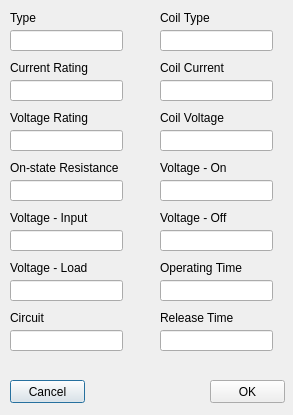
<?xml version="1.0" encoding="UTF-8"?>
<ui version="4.0">
 <class>electromechanical_dlg</class>
 <widget class="QDialog" name="electromechanical_dlg">
  <property name="geometry">
   <rect>
    <x>0</x>
    <y>0</y>
    <width>293</width>
    <height>415</height>
   </rect>
  </property>
  <property name="windowTitle">
   <string>Electromechanical Properties</string>
  </property>
  <widget class="QLineEdit" name="box_voltage_input">
   <property name="geometry">
    <rect>
     <x>10</x>
     <y>230</y>
     <width>113</width>
     <height>21</height>
    </rect>
   </property>
  </widget>
  <widget class="QLabel" name="lbl_coil_current">
   <property name="geometry">
    <rect>
     <x>160</x>
     <y>60</y>
     <width>111</width>
     <height>16</height>
    </rect>
   </property>
   <property name="text">
    <string>Coil Current</string>
   </property>
  </widget>
  <widget class="QLabel" name="lbl_current_rating">
   <property name="geometry">
    <rect>
     <x>10</x>
     <y>60</y>
     <width>111</width>
     <height>16</height>
    </rect>
   </property>
   <property name="text">
    <string>Current Rating</string>
   </property>
  </widget>
  <widget class="QLineEdit" name="box_circuit">
   <property name="geometry">
    <rect>
     <x>10</x>
     <y>330</y>
     <width>113</width>
     <height>21</height>
    </rect>
   </property>
  </widget>
  <widget class="QLabel" name="lbl_load_voltage">
   <property name="geometry">
    <rect>
     <x>10</x>
     <y>260</y>
     <width>111</width>
     <height>16</height>
    </rect>
   </property>
   <property name="text">
    <string>Voltage - Load</string>
   </property>
  </widget>
  <widget class="QLabel" name="lbl_circuit">
   <property name="geometry">
    <rect>
     <x>10</x>
     <y>310</y>
     <width>111</width>
     <height>16</height>
    </rect>
   </property>
   <property name="text">
    <string>Circuit</string>
   </property>
  </widget>
  <widget class="QLineEdit" name="box_load_voltage">
   <property name="geometry">
    <rect>
     <x>10</x>
     <y>280</y>
     <width>113</width>
     <height>21</height>
    </rect>
   </property>
  </widget>
  <widget class="QLabel" name="lbl_coil_voltage">
   <property name="geometry">
    <rect>
     <x>160</x>
     <y>110</y>
     <width>111</width>
     <height>16</height>
    </rect>
   </property>
   <property name="text">
    <string>Coil Voltage</string>
   </property>
  </widget>
  <widget class="QLabel" name="lbl_voltage_on">
   <property name="geometry">
    <rect>
     <x>160</x>
     <y>160</y>
     <width>111</width>
     <height>16</height>
    </rect>
   </property>
   <property name="text">
    <string>Voltage - On</string>
   </property>
  </widget>
  <widget class="QLineEdit" name="box_coil_current">
   <property name="geometry">
    <rect>
     <x>160</x>
     <y>80</y>
     <width>113</width>
     <height>21</height>
    </rect>
   </property>
  </widget>
  <widget class="QLineEdit" name="box_coil_voltage">
   <property name="geometry">
    <rect>
     <x>160</x>
     <y>130</y>
     <width>113</width>
     <height>21</height>
    </rect>
   </property>
  </widget>
  <widget class="QLineEdit" name="box_voltage_rating">
   <property name="geometry">
    <rect>
     <x>10</x>
     <y>130</y>
     <width>113</width>
     <height>21</height>
    </rect>
   </property>
  </widget>
  <widget class="QLineEdit" name="box_on_resistance">
   <property name="geometry">
    <rect>
     <x>10</x>
     <y>180</y>
     <width>113</width>
     <height>21</height>
    </rect>
   </property>
  </widget>
  <widget class="QLabel" name="lbl_type">
   <property name="geometry">
    <rect>
     <x>10</x>
     <y>10</y>
     <width>111</width>
     <height>16</height>
    </rect>
   </property>
   <property name="text">
    <string>Type</string>
   </property>
  </widget>
  <widget class="QLineEdit" name="box_electromechanical_type">
   <property name="geometry">
    <rect>
     <x>10</x>
     <y>30</y>
     <width>113</width>
     <height>21</height>
    </rect>
   </property>
  </widget>
  <widget class="QLabel" name="lbl_input_voltage">
   <property name="geometry">
    <rect>
     <x>10</x>
     <y>210</y>
     <width>111</width>
     <height>16</height>
    </rect>
   </property>
   <property name="text">
    <string>Voltage - Input</string>
   </property>
  </widget>
  <widget class="QLabel" name="lbl_coil_type">
   <property name="geometry">
    <rect>
     <x>160</x>
     <y>10</y>
     <width>111</width>
     <height>16</height>
    </rect>
   </property>
   <property name="text">
    <string>Coil Type</string>
   </property>
  </widget>
  <widget class="QLabel" name="lbl_on_resistance">
   <property name="geometry">
    <rect>
     <x>10</x>
     <y>160</y>
     <width>111</width>
     <height>16</height>
    </rect>
   </property>
   <property name="text">
    <string>On-state Resistance</string>
   </property>
  </widget>
  <widget class="QLineEdit" name="box_current_rating">
   <property name="geometry">
    <rect>
     <x>10</x>
     <y>80</y>
     <width>113</width>
     <height>21</height>
    </rect>
   </property>
  </widget>
  <widget class="QLabel" name="lbl_voltage_rating">
   <property name="geometry">
    <rect>
     <x>10</x>
     <y>110</y>
     <width>111</width>
     <height>16</height>
    </rect>
   </property>
   <property name="text">
    <string>Voltage Rating</string>
   </property>
  </widget>
  <widget class="QLineEdit" name="box_coil_type">
   <property name="geometry">
    <rect>
     <x>160</x>
     <y>30</y>
     <width>113</width>
     <height>21</height>
    </rect>
   </property>
  </widget>
  <widget class="QLineEdit" name="box_voltage_on">
   <property name="geometry">
    <rect>
     <x>160</x>
     <y>180</y>
     <width>113</width>
     <height>21</height>
    </rect>
   </property>
  </widget>
  <widget class="QLabel" name="lbl_voltage_off">
   <property name="geometry">
    <rect>
     <x>160</x>
     <y>210</y>
     <width>111</width>
     <height>16</height>
    </rect>
   </property>
   <property name="text">
    <string>Voltage - Off</string>
   </property>
  </widget>
  <widget class="QLineEdit" name="box_voltage_off">
   <property name="geometry">
    <rect>
     <x>160</x>
     <y>230</y>
     <width>113</width>
     <height>21</height>
    </rect>
   </property>
  </widget>
  <widget class="QLabel" name="lbl_operating_time">
   <property name="geometry">
    <rect>
     <x>160</x>
     <y>260</y>
     <width>111</width>
     <height>16</height>
    </rect>
   </property>
   <property name="text">
    <string>Operating Time</string>
   </property>
  </widget>
  <widget class="QLineEdit" name="box_operating_time">
   <property name="geometry">
    <rect>
     <x>160</x>
     <y>280</y>
     <width>113</width>
     <height>21</height>
    </rect>
   </property>
  </widget>
  <widget class="QLabel" name="lbl_release_time">
   <property name="geometry">
    <rect>
     <x>160</x>
     <y>310</y>
     <width>111</width>
     <height>16</height>
    </rect>
   </property>
   <property name="text">
    <string>Release Time</string>
   </property>
  </widget>
  <widget class="QLineEdit" name="box_release_time">
   <property name="geometry">
    <rect>
     <x>160</x>
     <y>330</y>
     <width>113</width>
     <height>21</height>
    </rect>
   </property>
  </widget>
  <widget class="QPushButton" name="btn_cancel">
   <property name="geometry">
    <rect>
     <x>10</x>
     <y>380</y>
     <width>75</width>
     <height>23</height>
    </rect>
   </property>
   <property name="text">
    <string>Cancel</string>
   </property>
  </widget>
  <widget class="QPushButton" name="btn_OK">
   <property name="geometry">
    <rect>
     <x>210</x>
     <y>380</y>
     <width>75</width>
     <height>23</height>
    </rect>
   </property>
   <property name="text">
    <string>OK</string>
   </property>
  </widget>
 </widget>
 <tabstops>
  <tabstop>box_electromechanical_type</tabstop>
  <tabstop>box_current_rating</tabstop>
  <tabstop>box_voltage_rating</tabstop>
  <tabstop>box_on_resistance</tabstop>
  <tabstop>box_voltage_input</tabstop>
  <tabstop>box_load_voltage</tabstop>
  <tabstop>box_circuit</tabstop>
  <tabstop>box_coil_type</tabstop>
  <tabstop>box_coil_current</tabstop>
  <tabstop>box_coil_voltage</tabstop>
  <tabstop>box_voltage_on</tabstop>
  <tabstop>box_voltage_off</tabstop>
  <tabstop>box_operating_time</tabstop>
  <tabstop>box_release_time</tabstop>
  <tabstop>btn_OK</tabstop>
  <tabstop>btn_cancel</tabstop>
 </tabstops>
 <resources/>
 <connections/>
</ui>
